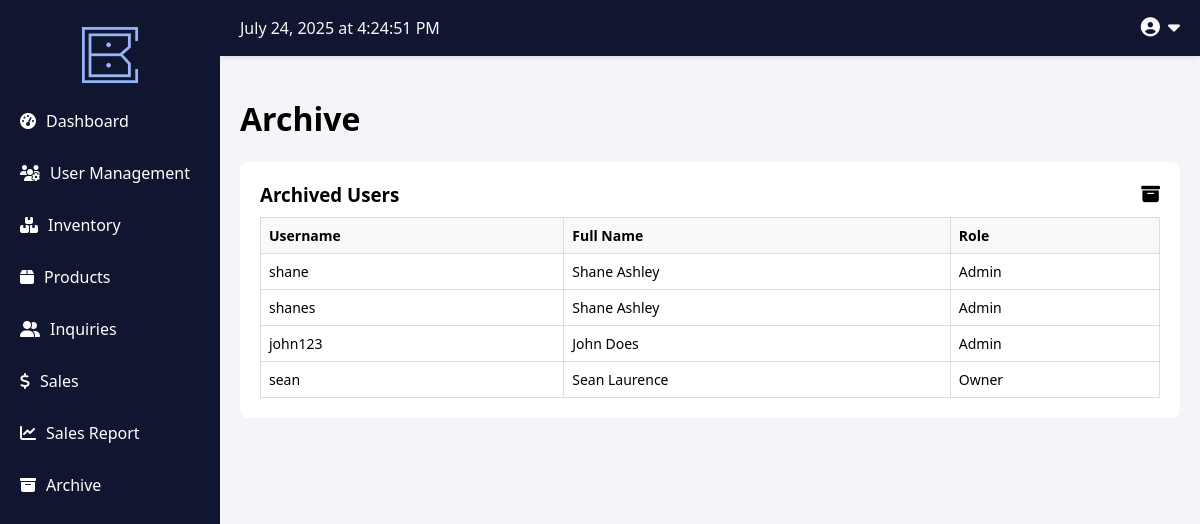
The page /CabstoneInventory/admin/archive.php (signed in) on the database its author committed.
### tables this page shows
CREATE TABLE `archive_users` (
  `archive_id` int(11) NOT NULL,
  `user_id` varchar(50) DEFAULT NULL,
  `username` varchar(100) DEFAULT NULL,
  `fullname` varchar(255) DEFAULT NULL,
  `password` varchar(255) DEFAULT NULL,
  `role` varchar(50) DEFAULT NULL,
  `last_login` datetime DEFAULT NULL,
  `archived_at` timestamp NOT NULL DEFAULT current_timestamp()
);

### CabstoneInventory/admin/archive.php (the view, shortened to what this page needs)
<?php
include '../lib/db/db.php';
?>
<!DOCTYPE html>
<html lang="en">
<head>
    <link rel="stylesheet" href="../lib/css/style.css">
    <link rel="stylesheet" href="../lib/css/modal.css">
    <link rel="stylesheet" href="https://cdnjs.cloudflare.com/ajax/libs/font-awesome/6.5.0/css/all.min.css">
</head>
<body>
<?php include 'sidebar.php'; ?>
<div class="main-content">
    <?php include 'header.php'; ?>
    <h1>Archive</h1>
    <div class="user-table-box">
        <h3>Archived Users<i class="fas fa-archive"></i></h3>
        <?php
        $query = "SELECT username, fullname, role FROM archive_users";
        $result = mysqli_query($conn, $query);
        if ($result && mysqli_num_rows($result) > 0): ?>
            <table>
                <tr>
                    <th>Username</th>
                    <th>Full Name</th>
                    <th>Role</th>
                </tr>
                <?php while ($row = mysqli_fetch_assoc($result)): ?>
                    <tr>
                        <td><?= htmlspecialchars($row['username']) ?></td>
                        <td><?= htmlspecialchars($row['fullname']) ?></td>
                        <td><?= htmlspecialchars($row['role']) ?></td>
                    </tr>
                <?php endwhile; ?>
            </table>
        <?php else: ?>
            <p>No archived users found.</p>
        <?php endif; ?>
    </div>
</div>
</body>
</html>

### rows shown on the page
archive_users: username "shane", fullname "Shane Ashley", role "Admin"
archive_users: username "shanes", fullname "Shane Ashley", role "Admin"
archive_users: username "john123", fullname "John Does", role "Admin"
archive_users: username "sean", fullname "Sean Laurence", role "Owner"
